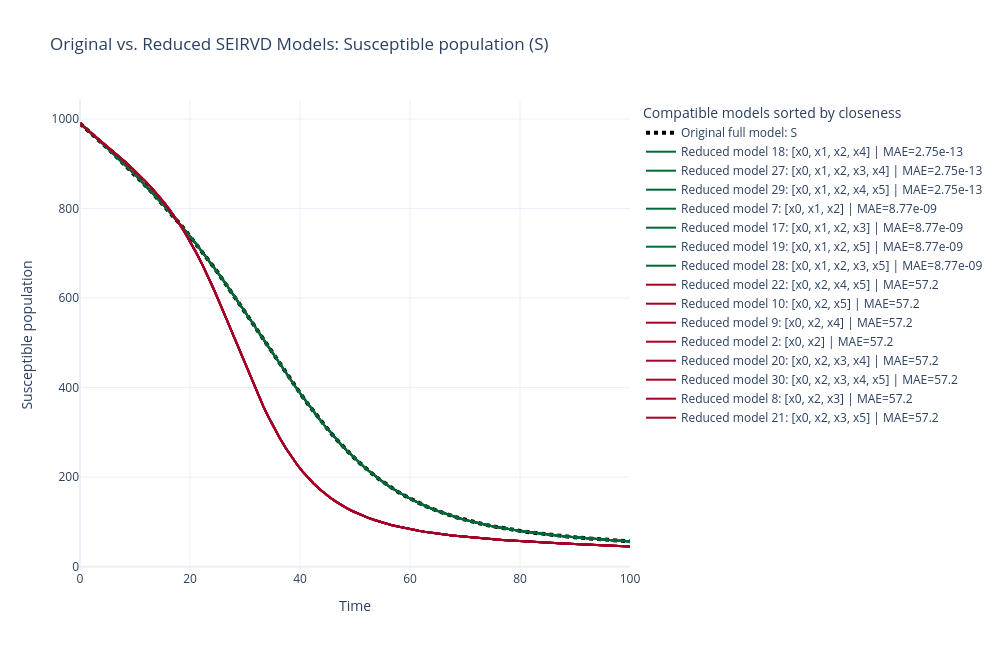

The code cell stored with this chart in its notebook:
### Markdown cell above
## Susceptible Population ($S=x_0$)

The susceptible population represents people who are still at risk of infection. Tracking this group can help estimate whether an outbreak may continue and whether additional prevention measures are needed.

### Code cell
susceptible_results = plot_reduced_models_for_state(0)
